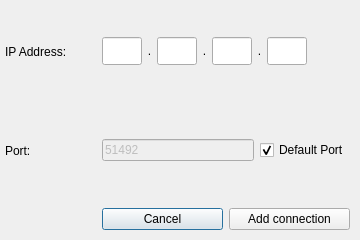
<?xml version="1.0" encoding="UTF-8"?>
<ui version="4.0">
 <class>ConnectionDialog</class>
 <widget class="QDialog" name="ConnectionDialog">
  <property name="geometry">
   <rect>
    <x>0</x>
    <y>0</y>
    <width>360</width>
    <height>240</height>
   </rect>
  </property>
  <property name="sizePolicy">
   <sizepolicy hsizetype="Fixed" vsizetype="Fixed">
    <horstretch>0</horstretch>
    <verstretch>0</verstretch>
   </sizepolicy>
  </property>
  <property name="minimumSize">
   <size>
    <width>360</width>
    <height>240</height>
   </size>
  </property>
  <property name="maximumSize">
   <size>
    <width>360</width>
    <height>240</height>
   </size>
  </property>
  <property name="windowTitle">
   <string>Add Connection</string>
  </property>
  <layout class="QGridLayout" name="DialogLayout" rowstretch="0,0,0" columnstretch="1,3">
   <property name="leftMargin">
    <number>5</number>
   </property>
   <property name="topMargin">
    <number>5</number>
   </property>
   <property name="rightMargin">
    <number>5</number>
   </property>
   <property name="bottomMargin">
    <number>5</number>
   </property>
   <item row="0" column="0">
    <widget class="QLabel" name="IPAddressLabel">
     <property name="text">
      <string>IP Address:</string>
     </property>
     <property name="textFormat">
      <enum>Qt::PlainText</enum>
     </property>
     <property name="margin">
      <number>5</number>
     </property>
    </widget>
   </item>
   <item row="1" column="0">
    <widget class="QLabel" name="PortLabel">
     <property name="text">
      <string>Port:</string>
     </property>
     <property name="margin">
      <number>5</number>
     </property>
    </widget>
   </item>
   <item row="0" column="1">
    <widget class="QWidget" name="IPAddressWidget" native="true">
     <widget class="QLineEdit" name="IPSegment1">
      <property name="geometry">
       <rect>
        <x>5</x>
        <y>32</y>
        <width>40</width>
        <height>28</height>
       </rect>
      </property>
      <property name="sizePolicy">
       <sizepolicy hsizetype="Fixed" vsizetype="Fixed">
        <horstretch>0</horstretch>
        <verstretch>0</verstretch>
       </sizepolicy>
      </property>
      <property name="inputMask">
       <string/>
      </property>
      <property name="text">
       <string/>
      </property>
      <property name="maxLength">
       <number>3</number>
      </property>
      <property name="alignment">
       <set>Qt::AlignCenter</set>
      </property>
     </widget>
     <widget class="QLineEdit" name="IPSegment2">
      <property name="geometry">
       <rect>
        <x>60</x>
        <y>32</y>
        <width>40</width>
        <height>28</height>
       </rect>
      </property>
      <property name="sizePolicy">
       <sizepolicy hsizetype="Fixed" vsizetype="Fixed">
        <horstretch>0</horstretch>
        <verstretch>0</verstretch>
       </sizepolicy>
      </property>
      <property name="inputMask">
       <string/>
      </property>
      <property name="text">
       <string/>
      </property>
      <property name="maxLength">
       <number>3</number>
      </property>
      <property name="alignment">
       <set>Qt::AlignCenter</set>
      </property>
     </widget>
     <widget class="QLineEdit" name="IPSegment3">
      <property name="geometry">
       <rect>
        <x>115</x>
        <y>32</y>
        <width>40</width>
        <height>28</height>
       </rect>
      </property>
      <property name="sizePolicy">
       <sizepolicy hsizetype="Fixed" vsizetype="Fixed">
        <horstretch>0</horstretch>
        <verstretch>0</verstretch>
       </sizepolicy>
      </property>
      <property name="inputMask">
       <string/>
      </property>
      <property name="text">
       <string/>
      </property>
      <property name="maxLength">
       <number>3</number>
      </property>
      <property name="alignment">
       <set>Qt::AlignCenter</set>
      </property>
     </widget>
     <widget class="QLineEdit" name="IPSegment4">
      <property name="geometry">
       <rect>
        <x>170</x>
        <y>32</y>
        <width>40</width>
        <height>28</height>
       </rect>
      </property>
      <property name="sizePolicy">
       <sizepolicy hsizetype="Fixed" vsizetype="Fixed">
        <horstretch>0</horstretch>
        <verstretch>0</verstretch>
       </sizepolicy>
      </property>
      <property name="inputMask">
       <string/>
      </property>
      <property name="text">
       <string/>
      </property>
      <property name="maxLength">
       <number>3</number>
      </property>
      <property name="alignment">
       <set>Qt::AlignCenter</set>
      </property>
     </widget>
     <widget class="QLabel" name="Dot1">
      <property name="geometry">
       <rect>
        <x>50</x>
        <y>32</y>
        <width>5</width>
        <height>28</height>
       </rect>
      </property>
      <property name="text">
       <string>.</string>
      </property>
      <property name="alignment">
       <set>Qt::AlignCenter</set>
      </property>
     </widget>
     <widget class="QLabel" name="Dot2">
      <property name="geometry">
       <rect>
        <x>105</x>
        <y>32</y>
        <width>5</width>
        <height>28</height>
       </rect>
      </property>
      <property name="text">
       <string>.</string>
      </property>
      <property name="alignment">
       <set>Qt::AlignCenter</set>
      </property>
     </widget>
     <widget class="QLabel" name="Dot3">
      <property name="geometry">
       <rect>
        <x>160</x>
        <y>32</y>
        <width>5</width>
        <height>28</height>
       </rect>
      </property>
      <property name="text">
       <string>.</string>
      </property>
      <property name="alignment">
       <set>Qt::AlignCenter</set>
      </property>
     </widget>
    </widget>
   </item>
   <item row="2" column="1">
    <widget class="QWidget" name="ButtonsWidget" native="true">
     <property name="sizePolicy">
      <sizepolicy hsizetype="Preferred" vsizetype="Fixed">
       <horstretch>0</horstretch>
       <verstretch>0</verstretch>
      </sizepolicy>
     </property>
     <layout class="QHBoxLayout" name="horizontalLayout" stretch="1,1">
      <property name="leftMargin">
       <number>5</number>
      </property>
      <property name="topMargin">
       <number>5</number>
      </property>
      <property name="rightMargin">
       <number>5</number>
      </property>
      <property name="bottomMargin">
       <number>5</number>
      </property>
      <item>
       <widget class="QPushButton" name="CancelButton">
        <property name="sizePolicy">
         <sizepolicy hsizetype="Minimum" vsizetype="Fixed">
          <horstretch>0</horstretch>
          <verstretch>0</verstretch>
         </sizepolicy>
        </property>
        <property name="text">
         <string>Cancel</string>
        </property>
        <property name="autoDefault">
         <bool>false</bool>
        </property>
        <property name="default">
         <bool>true</bool>
        </property>
       </widget>
      </item>
      <item>
       <widget class="QPushButton" name="AddConnectionButton">
        <property name="sizePolicy">
         <sizepolicy hsizetype="Minimum" vsizetype="Fixed">
          <horstretch>0</horstretch>
          <verstretch>0</verstretch>
         </sizepolicy>
        </property>
        <property name="text">
         <string>Add connection</string>
        </property>
        <property name="autoDefault">
         <bool>false</bool>
        </property>
       </widget>
      </item>
     </layout>
    </widget>
   </item>
   <item row="1" column="1">
    <widget class="QWidget" name="PortWidget" native="true">
     <layout class="QHBoxLayout" name="horizontalLayout_3">
      <property name="leftMargin">
       <number>5</number>
      </property>
      <property name="topMargin">
       <number>5</number>
      </property>
      <property name="rightMargin">
       <number>5</number>
      </property>
      <property name="bottomMargin">
       <number>5</number>
      </property>
      <item>
       <widget class="QLineEdit" name="PortSegment">
        <property name="enabled">
         <bool>false</bool>
        </property>
        <property name="locale">
         <locale language="English" country="UnitedStates"/>
        </property>
        <property name="inputMask">
         <string/>
        </property>
        <property name="text">
         <string>51492</string>
        </property>
        <property name="maxLength">
         <number>5</number>
        </property>
       </widget>
      </item>
      <item>
       <widget class="QCheckBox" name="IsDefaultPort">
        <property name="toolTip">
         <string>Sets the port to default value (51492)</string>
        </property>
        <property name="locale">
         <locale language="English" country="UnitedStates"/>
        </property>
        <property name="text">
         <string>Default Port</string>
        </property>
        <property name="checked">
         <bool>true</bool>
        </property>
        <property name="tristate">
         <bool>false</bool>
        </property>
       </widget>
      </item>
     </layout>
    </widget>
   </item>
  </layout>
 </widget>
 <resources/>
 <connections>
  <connection>
   <sender>CancelButton</sender>
   <signal>clicked()</signal>
   <receiver>ConnectionDialog</receiver>
   <slot>reject()</slot>
   <hints>
    <hint type="sourcelabel">
     <x>222</x>
     <y>229</y>
    </hint>
    <hint type="destinationlabel">
     <x>199</x>
     <y>149</y>
    </hint>
   </hints>
  </connection>
  <connection>
   <sender>AddConnectionButton</sender>
   <signal>clicked()</signal>
   <receiver>ConnectionDialog</receiver>
   <slot>accept()</slot>
   <hints>
    <hint type="sourcelabel">
     <x>349</x>
     <y>229</y>
    </hint>
    <hint type="destinationlabel">
     <x>199</x>
     <y>149</y>
    </hint>
   </hints>
  </connection>
  <connection>
   <sender>IsDefaultPort</sender>
   <signal>toggled(bool)</signal>
   <receiver>ConnectionDialog</receiver>
   <slot>EnablePort(bool)</slot>
   <hints>
    <hint type="sourcelabel">
     <x>289</x>
     <y>144</y>
    </hint>
    <hint type="destinationlabel">
     <x>200</x>
     <y>99</y>
    </hint>
   </hints>
  </connection>
  <connection>
   <sender>PortSegment</sender>
   <signal>textEdited(QString)</signal>
   <receiver>ConnectionDialog</receiver>
   <slot>CheckPort()</slot>
   <hints>
    <hint type="sourcelabel">
     <x>110</x>
     <y>143</y>
    </hint>
    <hint type="destinationlabel">
     <x>47</x>
     <y>204</y>
    </hint>
   </hints>
  </connection>
 </connections>
 <slots>
  <slot>EnablePort(bool)</slot>
  <slot>CheckPort()</slot>
 </slots>
</ui>
